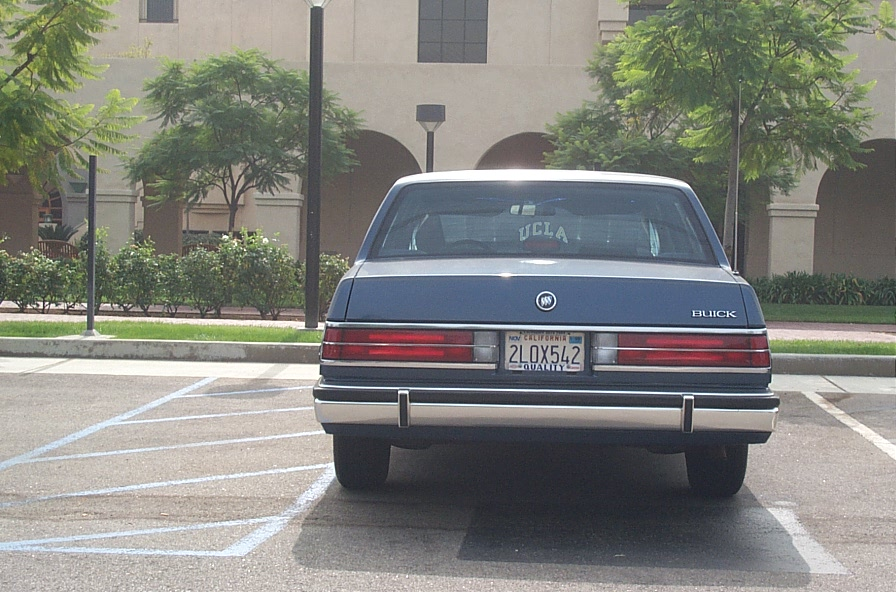
//> input picture cars_markus/image_0001.jpg, 896 x 592 px; its folder holds only this picture in this run
$ ./Source   (built with g++ and OpenCV 4)
//> lines starting //> are read from the running program, lines starting //| are printed output that depends on the picture; after the words box and inside, x2 and y2 are one past the last pixel; in counts of white or black regions, pixels touching at a corner belong together
### SymmetryCheck.h
#ifndef SYMMETRYCHECK_H
#define SYMMETRYCHECK_H

#include <opencv2/core/core.hpp>
#include "opencv2/imgproc/imgproc.hpp"	// cvtColor()

#define SSIM_SIZE 8
#define SSIM_STEP 8

// image <- whole image
// ROI <- ROI location found from previous steps
std::pair<double, double> SymmetryCheck(const cv::Mat &image, cv::Rect &ROI);

#endif // !SYMMETRYCHECK_H

### HypothesisVerification.h
#ifndef HYPOTHESISVERIFICATION_H
#define HYPOTHESISVERIFICATION_H

#include "SymmetryCheck.h"

std::vector<std::pair<int, int>> HypothesisVerification(const cv::Mat &image, const std::vector<cv::Rect> &ROI);

#endif // !HYPOTHESISVERIFICATION_H

### MorphologicalLightsPairing.h
#ifndef MORPHOLOGICALLIGHTSPAIRING_H
#define MORPHOLOGICALLIGHTSPAIRING_H

#include "opencv2/imgproc/imgproc.hpp"
#include <list>

std::vector<cv::Rect> MorphologicalLightsPairing(cv::Mat binaryI, cv::Mat &cimage);

#endif MORHOLOGICALLIGHTSPAIRING_H // !MORHOLOGICALLIGHTSPAIRING_H

### FastRadialSymmetryTransform.h
#ifndef FASTRADIALSYMMETRYTRANSFORM_H
#define FASTRADIALSYMMETRYTRANSFORM_H

#include <opencv2/core/core.hpp>
#include <opencv2/imgproc/imgproc.hpp>	// Sobel

// mode <- 0: Bright symmetry,
		// 1: Dark symmetry,
		// else: both
		// DEFAULT = 0
// alpha <- symmetry strictness, DEFAULT = 1
// [radiusMin, radiusMax] <- range to check for symmetry, DEFAULT = [1,5]
// gradientThreshold <- gradients with magnitude bellow this won't be considered, DEFAULT = 0
cv::Mat FastRadialSymmetryTransform(const cv::Mat &image, const int &mode = 0, const int &alpha = 1, const double &gradientThreshold = 0, const int &radiusMin = 1, const int &radiusMax = 5);

#endif FASTRADIALSYMMETRYTRANSFORM_H  // !FASTRADIALSYMMETRYTRANSFORM_H

### CannyEdgeDetector.h
#ifndef CANNYEDGEDETECTOR_H
#define CANNYEDGEDETECTOR_H

#include <opencv2/core/core.hpp>
#include "opencv2/imgproc/imgproc.hpp" // filter2D
#include <math.h> // hypot, atan2
#include <deque>
#include <opencv2/highgui/highgui.hpp>	//imshow

#define PI 3.14159265
#define THRESHOLD_HIGH 0.25	// Multiplication factor of max value
#define THRESHOLD_LOW 0.1

void CannyEdgeDetector(const cv::Mat &image);

#endif // !HORIZONTALEDGEDETECTION_H

### HorizontalEdgeBoundaries.h
#ifndef HORIZONTALEDGEBOUNDARIES_H
#define HORIZONTALEDGEBOUNDARIES_H

#include "CannyEdgeDetector.h"
#include <opencv2/core/core.hpp>
#include <vector>

void HorizontalEdgeBoundaries(const cv::Mat &image);

#endif // !HORIZONTALEDGEDETECTION_H

### OtsusThreshold.h
#ifndef OTSUSTHRESHOLD_H
#define OTSUSTHRESHOLD_H

#include <opencv2/highgui/highgui.hpp>
#include <vector>

#define NUMBEROFBINS 256	// range of image, grayscale => 2^8

void OtsusThreshold(cv::Mat &image);

#endif OTSUSTHRESHOLD_H  // !OTSUSTHRESHOLD_H

### RedColorSegmentation.h
#ifndef REDCOLORSEGMENTATION_H
#define REDCOLORSEGMENTATION_H

#include <opencv2/highgui/highgui.hpp>
#include <opencv2/imgproc/imgproc.hpp>	// cvtColor
#include <opencv2/contrib/contrib.hpp>	// applyColorMap

cv::Mat RedColorSegmentation(const cv::Mat &image);

#endif REDCOLORSEGMENTATION_H  // !REDCOLORSEGMENTATION_H

### HypothesisVerification.cpp
#include "HypothesisVerification.h"

std::vector<std::pair<int, int>> HypothesisVerification(const cv::Mat &image, const std::vector<cv::Rect> &ROI) {
	// -----------------------------------------
	// Apply SymmetryCheck on candidate areas
	//int font = cv::FONT_HERSHEY_SIMPLEX;
	std::vector<std::pair<int, int>> maxROIs;
	for (size_t i = 0; i < ROI.size(); ++i) {
		std::pair<double, double> SC = SymmetryCheck(image, ROI[i]);
		double MAE = SC.first, SSIM = SC.second;

		if (SSIM >= 0.2 || (MAE <= 22 && MAE >= 8)) {
			int	tempArea = ROI[i].area();
			if (!maxROIs.size()) {
				maxROIs.push_back(std::make_pair(tempArea, static_cast<int>(i)));
				continue;
			}

			// If two overlap, keep the largest
			std::vector<std::pair<int, int>>::iterator it;
			int max = 1;
			for (it = maxROIs.begin(); it != maxROIs.end(); ++it) {
				int overlap = (ROI[i] & ROI[it->second]).area();
				if (it->first >= tempArea && overlap) {
					max = 0;
					break;
				}
				else if (it->first < tempArea && overlap){
					it->first = tempArea;
					it->second = static_cast<int>(i);
					max = 0;
				}
			}

			if (max)
				maxROIs.push_back(std::make_pair(tempArea, static_cast<int>(i)));
		}
	}

	return maxROIs;
}

### MorphologicalLightsPairing.cpp
#include "MorphologicalLightsPairing.h"

// binaryI -> uchar (0 or 1)
// binaryI uchar => up to 255 different label (0 is background) and in first pass
// For larger images than the ones used in this application, a different data type is needed
std::vector<cv::Rect> MorphologicalLightsPairing(cv::Mat binaryI, cv::Mat &cimage) {
	// --------------------------------------------------------------------------
	// For each region on binary image, find ellipse with similar second moments
	std::vector<std::list<cv::Point> > contours;
	std::vector<cv::RotatedRect> found;
	std::vector<cv::Rect> ROILocation;
	int rows = binaryI.rows, cols = binaryI.cols;

	// --------------------------------------------------------------------------
	// Connected Component Labeling
	// Two-pass algorithm
	int label = 1, labeltemp;
	std::vector<std::vector<int>> equivalentLabels;

	// First Pass
	for (int i = 0; i < rows; ++i)
	for (int j = 0; j < cols; ++j) {
		if (binaryI.at<uchar>(i, j)) {
			labeltemp = 0;
			// Check left and upper neighbour
			if (i - 1 >= 0)
				labeltemp = binaryI.at<uchar>(i - 1, j);

			if (j - 1 >= 0 && binaryI.at<uchar>(i, j - 1)) {
				// Record equality between two labels(if exists) and keep smaller
				if (!labeltemp)
					labeltemp = binaryI.at<uchar>(i, j - 1);
				else if (labeltemp > binaryI.at<uchar>(i, j - 1)) {
					equivalentLabels[labeltemp - 1].push_back(binaryI.at<uchar>(i, j - 1));
					labeltemp = binaryI.at<uchar>(i, j - 1);
				}
				else if (labeltemp < binaryI.at<uchar>(i, j - 1))
					equivalentLabels[binaryI.at<uchar>(i, j - 1) - 1].push_back(labeltemp);
			}

			if (labeltemp) {
				// Assign neigbour label
				binaryI.at<uchar>(i, j) = labeltemp;
				contours[labeltemp - 1].push_back(cv::Point(i, j));
			}
			else {
				// Create new label
				std::list<cv::Point> myList;
				myList.push_back(cv::Point(i, j));
				contours.push_back(myList);
				equivalentLabels.push_back(std::vector<int> {});
				binaryI.at<uchar>(i, j) = label++;
			}
		}

	}

	// Second Pass
	int loop = 1;
	for (std::vector<std::vector<int>>::reverse_iterator i = equivalentLabels.rbegin(); i != equivalentLabels.rend(); ++i) {
		int temp = label - loop + 1;
		// Find smallest equivalent label
		for (std::vector<int>::iterator it = i->begin(); it != i->end(); ++it) {
			if (*it && temp > *it)
				temp = *it;
		}

		// Union the pixels of the equivalent labels
		if (temp != label - loop + 1) {
			contours[temp - 1].splice(contours[temp - 1].end(), contours[label - loop - 1]);

			// Update equality between labels
			for (std::vector<int>::iterator it = i->begin(); it != i->end(); ++it) {
				if (*it && temp < *it)
					equivalentLabels[*it - 1].push_back(temp);
			}
		}

		++loop;
	}

	// [13 lines of commented-out code are left out]
	for (size_t j = 0; j < contours.size(); ++j) {
		int samples = contours[j].size();
		if (samples < 10)
			continue;

		// Find Mean(X) and Mean(Y^2) for both X and Y and
		// Sum(Xi*Yi)
		double meanX = 0.0, meanX2 = 0.0, meanY = 0.0, meanY2 = 0.0;
		double covXY = 0.0;
		for (std::list<cv::Point>::iterator it = contours[j].begin(); it != contours[j].end(); ++it) {
			meanX += it->x;
			meanX2 += it->x * it->x;
			meanY += it->y;
			meanY2 += it->y * it->y;
			covXY += it->x * it->y;
		}
		meanX *= 1.0 / samples;
		meanY *= 1.0 / samples;
		meanX2 *= 1.0 / samples;
		meanY2 *= 1.0 / samples;

		// Find Variance
		double varX = meanX2 - meanX * meanX;
		double varY = meanY2 - meanY * meanY;

		// Find Covariance of X and Y
		covXY *= 1.0 / (samples);
		covXY -= meanX * meanY;

		// Construct Covariance Matrix
		cv::Mat covarianceMatrix = (cv::Mat_<double>(2, 2) << varX, covXY, covXY, varY);

		// Calculate EigenVectors and EigenValues of Covariance Matrix
		cv::Mat eigenValues, eigenVectors;
		cv::eigen(covarianceMatrix, eigenValues, eigenVectors);

		// Find ellipse representing the Covariance Matrix (== found region)
		int x = static_cast<int>(meanX), y = static_cast<int>(meanY);
		int semiMajorAxis = static_cast<int>(sqrt(eigenValues.at<double>(0, 0))), semiMinorAxis = static_cast<int>(sqrt(eigenValues.at<double>(1, 0)));
		semiMajorAxis *= 2.14593, semiMinorAxis *= 2.14593;

		// Find angle of major axis with x-axis of image
		double angle = atan2(eigenVectors.at<double>(0, 0), eigenVectors.at<double>(0, 1));
		if (angle < 0)
			angle += 6.28318530718;

		angle = 180 * angle / 3.14159265359;

		// Draw found ellipse
		//cv::ellipse(cimage, cv::Point(y, x), cv::Size(semiMajorAxis, semiMinorAxis), angle, 0, 360, cv::Scalar(255, 255, 255), 2);

		// Save found ellipse
		found.push_back(cv::RotatedRect(cv::Point(y, x), cv::Size(semiMajorAxis, semiMinorAxis), angle));
	}

	// --------------------------------------------------------------------------
	// Check for aligned ellipses
	std::vector<std::vector<int>> foundPairs(found.size());
	for (int i = 0; i < found.size(); ++i) {
		cv::RotatedRect ellipse1 = found[i];
		// --------------------------------------------
		// For case of red vehicles or single red light
		if (ellipse1.size.width * 2 >= rows / 4.0 && ellipse1.angle <= 15 && ellipse1.angle >= -15) {
			int col1 = static_cast<int>(ellipse1.center.x), row1 = static_cast<int>(ellipse1.center.y);

			// Define vertical boundaries of the Candidate area
			// as the extreme points of the rear lights
			int foundRow, foundCol1, foundCol2, foundHeight, foundWidth;
			foundWidth = static_cast<int>(0.8*ellipse1.size.width);
			foundCol1 = col1 - foundWidth;
			foundCol2 = col1 + foundWidth;
			foundRow = row1;

			if (foundCol1 < 0)
				foundCol1 = 0;
			if (foundCol2 >= cimage.cols)
				foundCol2 = cimage.cols - 1;

			foundWidth = foundCol2 - foundCol1;
			//foundHeight = foundWidth;
			foundHeight = static_cast<int>(0.5*foundWidth);
			foundRow -= static_cast<int>(foundHeight / 2);
			if (foundRow < 0)
				foundRow = 0;
			if (foundHeight + foundRow > cimage.rows)
				foundHeight = cimage.rows - foundRow;

			ROILocation.push_back(cv::Rect(foundCol1, foundRow, foundWidth, foundHeight));
		}

		// --------------------------------------------
		// Check for aligned ellipses
		std::vector<std::pair<float, int>> similarityVector;
		for (int j = 0; j < found.size(); ++j) {
			if (j == i)
				continue;
			cv::RotatedRect ellipse2 = found[j];

			// Find if pair already exists
			std::vector<int>::iterator it;
			for (it = foundPairs[i].begin(); it != foundPairs[i].end(); ++it)
			if (*it == j)
				break;

			if (it != foundPairs[i].end())
				continue;

			cv::Mat img = cimage.clone();
			cv::line(img, ellipse1.center, ellipse2.center, 0, 3);

			// Find if the centers are aligned
			double angle = atan((ellipse1.center.y - ellipse2.center.y) / (ellipse1.center.x - ellipse2.center.x));
			angle *= 180.0 / 3.14159265358979323846;
			double ar1 = ellipse1.size.area(), ar2 = ellipse2.size.area();
			if (angle <= 5 && angle >= -5 && ellipse1.size.area() / ellipse2.size.area() <= 3 && ellipse2.size.area() / ellipse1.size.area() <= 3) {
				// Record found pair
				foundPairs[i].push_back(j);
				foundPairs[j].push_back(i);

				int col1 = static_cast<int>(ellipse1.center.x), row1 = static_cast<int>(ellipse1.center.y);
				int col2 = static_cast<int>(ellipse2.center.x), row2 = static_cast<int>(ellipse2.center.y);

				// Define vertical boundaries of the Candidate area
				// as the extreme points of the rear lights
				int foundRow1, foundCol1, foundRow2, foundCol2, foundHeight, foundWidth;
				if (col1 < col2) {
					foundCol1 = col1 - static_cast<int>(ellipse1.size.width / 2);
					foundRow1 = row1;
					foundCol2 = col2 + static_cast<int>(ellipse2.size.width / 2);
					foundRow2 = row2;
				}
				else {
					foundCol1 = col2 - static_cast<int>(ellipse2.size.width / 2);
					foundRow1 = row2;
					foundCol2 = col1 + static_cast<int>(ellipse1.size.width / 2);
					foundRow2 = row1;
				}

				if (foundCol1 < 0)
					foundCol1 = 0;
				if (foundCol2 >= cimage.cols)
					foundCol2 = cimage.cols - 1;
				foundWidth = foundCol2 - foundCol1;
				//foundHeight = foundWidth;
				foundHeight = static_cast<int>(0.5*foundWidth);
				foundRow1 -= static_cast<int>(foundHeight / 2);
				if (foundRow1 < 0)
					foundRow1 = 0;
				if (foundHeight + foundRow1 > cimage.rows)
					foundHeight = cimage.rows - foundRow1;

				ROILocation.push_back(cv::Rect(foundCol1, foundRow1, foundWidth, foundHeight));
			}

		}
	}

	return ROILocation;
}

### FastRadialSymmetryTransform.cpp
#include "FastRadialSymmetryTransform.h"

// mode <- 0: Bright symmetry,
		// 1: Dark symmetry,
		// else: both
		// DEFAULT = 0
// alpha <- symmetry strictness, DEFAULT = 1
// [radiusMin, radiusMax] <- range to check for symmetry, DEFAULT = [1,5]
// gradientThreshold <- gradients with magnitude bellow this won't be considered, DEFAULT = 0
cv::Mat FastRadialSymmetryTransform(const cv::Mat &image, const int &mode, const int &alpha, const double &gradientThreshold, const int &radiusMin, const int &radiusMax) {
	int rows = image.rows, cols = image.cols;
	int offset = radiusMax;
	cv::Mat output = cv::Mat::zeros(rows + 2 * offset, cols + 2 * offset, CV_64FC1);
	int BRIGHT = 0, DARK = 0;
	if (!mode) {
		BRIGHT = 1;
	}
	else if (mode == 1) {
		DARK = 1;
	}
	else {
		BRIGHT = 1;
		DARK = 1;
	}


	// Calculate gradient of image
	cv::Mat Gx(rows, cols, CV_64FC1), Gy(rows, cols, CV_64FC1);
	cv::Mat edgeMaskX = (cv::Mat_<float>(3, 1) << 1, 1, 1);
	cv::Mat edgeMaskY = (cv::Mat_<float>(1, 3) << -1, 0, 1);
	cv::Mat GradientMagnitude(rows, cols, CV_64FC1);
	double max = -1, temp;

	filter2D(image, Gx, CV_64F, edgeMaskX, cv::Point(-1, -1), 0, cv::BORDER_DEFAULT);
	filter2D(image, Gy, CV_64F, edgeMaskY, cv::Point(-1, -1), 0, cv::BORDER_DEFAULT);

	for (int i = 0; i < rows; ++i)
	for (int j = 0; j < cols; ++j) {
		temp = sqrt(Gx.at<double>(i, j)*Gx.at<double>(i, j) + Gy.at<double>(i, j) * Gy.at<double>(i, j));
		GradientMagnitude.at<double>(i, j) = temp;
		if (temp > max)
			max = temp;
	}

	// Calculate which pixels effects each edge point
	for (int radius = radiusMin; radius <= radiusMax; radius += 2) {
		// Initialize Orientation and Projection images to '0'
		cv::Mat O = cv::Mat::zeros(rows + 2 * offset, cols + 2 * offset, CV_64FC1);
		cv::Mat M = cv::Mat::zeros(rows + 2 * offset, cols + 2 * offset, CV_64FC1);
		cv::Mat F = cv::Mat::zeros(rows + 2 * offset, cols + 2 * offset, CV_64FC1);

		int gradientRadiusX, gradientRadiusY;
		for (int i = 0; i < rows; ++i)
		for (int j = 0; j < cols; ++j) {
			temp = GradientMagnitude.at<double>(i,j);
			if (temp > gradientThreshold * max) {
				gradientRadiusX = static_cast<int>(round(Gx.at<double>(i, j) / temp)) * radius;
				gradientRadiusY = static_cast<int>(round(Gy.at<double>(i, j) / temp)) * radius;

				if (BRIGHT) {
					O.at<double>(i + gradientRadiusX + offset, j + gradientRadiusY + offset) += 1;
					M.at<double>(i + gradientRadiusX + offset, j + gradientRadiusY + offset) += temp;
				}
				if (DARK) {
					O.at<double>(i - gradientRadiusX + offset, j - gradientRadiusY + offset) -= 1;
					M.at<double>(i - gradientRadiusX + offset, j - gradientRadiusY + offset) -= temp;
				}
			}
		}

		// Calcualte the radial symmetry contribution 'F' at spesific radius range
		double min, max;
		cv::minMaxIdx(abs(M), &min, &max);
		M = M / max;

		O = abs(O);
		cv::minMaxIdx(O, &min, &max);
		O = O / max;

		pow(O, alpha, O);
		F = O.mul(M);

		// Apply Gaussian with window size of idx x idy and std = 0.25*radius
		// gaussian kernel must be odd x odd
		int idx = static_cast<int>(1.5*radius), idy = static_cast<int>(1.5*radius);
		if (idx % 2 == 0) {
			++idx;
			++idy;
		}
		double stdv = idx * 0.25;
		GaussianBlur(F, F, cv::Size(radius, radius), stdv);
		output += F;
	}


	return output(cv::Rect(offset, offset, cols, rows));
}

### OtsusThreshold.cpp
#include "OtsusThreshold.h"

void OtsusThreshold(cv::Mat &image) {
	// Calculate histogram
	int rows = image.rows, cols = image.cols;
	std::vector<double> histogram(NUMBEROFBINS);
	for (int i = 0; i < rows; ++i)
	for (int j = 0; j < cols; ++j)
		histogram[image.at<uchar>(i, j)] += 1;

	// Find total meanValue
	// histogram -> probability density function
	double meanValue = 0.0;
	for (int i = 0; i < NUMBEROFBINS; ++i) {
		histogram[i] *= 1.0 / (rows*cols);
		meanValue += i * histogram[i];
	}

	// Find threshold that maximize inter-class variance
	double cumulativeDestinyF1 = 0.0, mean1 = 0.0, mean2, sumB = 0.0, maxValue = 0.0, tempValue, threshold;
	for (int i = 0; i < NUMBEROFBINS; ++i) {
		cumulativeDestinyF1 += histogram[i];
		if (!cumulativeDestinyF1)
			continue;
		sumB += i * histogram[i];
		mean1 = sumB / cumulativeDestinyF1;
		mean2 = (meanValue - cumulativeDestinyF1*mean1) / (1.0 - cumulativeDestinyF1);

		tempValue = cumulativeDestinyF1 * (1 - cumulativeDestinyF1) * (mean1 - mean2) * (mean1 - mean2);
		if (tempValue > maxValue) {
			maxValue = tempValue;
			threshold = i;
		}
	}

	// Apply threshold
	for (int i = 0; i < rows; ++i)
	for (int j = 0; j < cols; ++j)
	if (image.at<uchar>(i, j) > threshold)
		image.at<uchar>(i, j) = 1;
	else
		image.at<uchar>(i, j) = 0;
}

### RedColorSegmentation.cpp
#include "RedColorSegmentation.h"

cv::Mat RedColorSegmentation(const cv::Mat &image) {
	// Convert RGB to L*a*b*
	cv::Mat image_out;
	cvtColor(image, image_out, CV_BGR2Lab);

	// Keep only positive of a* channel
	cv::Mat redComponent(image_out.rows, image_out.cols, CV_8UC1);
	int ch[] = {1, 0};
	mixChannels(&image_out, 1, &redComponent, 1, ch, 1);

	// Keep red subspace from red-green (positive of a* channel)
	for (int i = 0; i < redComponent.rows; ++i)
	for (int j = 0; j < redComponent.cols; ++j) {
		if (redComponent.at<uchar>(i, j) <= 127)
			redComponent.at<uchar>(i, j) = 0;
		else {
			redComponent.at<uchar>(i, j) -= 127;
			redComponent.at<uchar>(i, j) *= 2;
		}
	}

	return redComponent;
}

### Source.cpp
#include <opencv2/highgui/highgui.hpp>
#include <iostream>
#include <sstream>  //  ostringstream
#include <iomanip>	// std::setprecision()

#include "RedColorSegmentation.h"
#include "OtsusThreshold.h"
#include "HorizontalEdgeBoundaries.h"
#include "FastRadialSymmetryTransform.h"
#include "MorphologicalLightsPairing.h"
#include "HypothesisVerification.h"

int main() {
	// Open test video
	const std::string folder_pos = "cars_markus/";
	int samples_num;

	// vectors to store all filenames of images
	std::vector<std::string> test_samples;

	// Get all filenames for testing images from folder
	cv::glob(folder_pos, test_samples, true);

	// Get number of images
	samples_num = static_cast<int>(test_samples.size());

	// Create a window for display.
	cv::namedWindow("Display window", cv::WINDOW_AUTOSIZE);
	for (int loop = 0; loop < samples_num; ++loop) {
		// Read image
		cv::Mat image = cv::imread(test_samples[loop]);
//> image is the input picture: 592 rows x 896 cols, CV_8UC3; mean B, G, R 125.3, 131, 130

		// -----------------------------------------
		// Resize but keep ratio
		double ratio = static_cast<double>(image.rows) / image.cols;
		if (ratio < 1) {
			int x = static_cast<int>(360 * ratio);
			cv::resize(image, image, cv::Size(360, x));
//> image: 237 rows x 360 cols, CV_8UC3
		}
		else {
			int x = static_cast<int>(360 * (1.0 / ratio));
			cv::resize(image, image, cv::Size(x, 360));
		}

		// -----------------------------------------
		// Keep only red subspace of image
		cv::Mat redI = RedColorSegmentation(image);
//> in RedColorSegmentation, `mixChannels(&image_out, 1, &redComponent, 1, ch, 1);`:
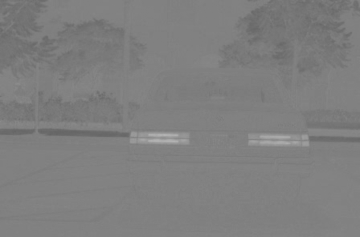
//> redComponent: 237 rows x 360 cols, CV_8UC1; min 101, max 180, mean 126.8
//> after the loop in RedColorSegmentation, `for (int i = 0; i < redComponent.rows; ++i)`:
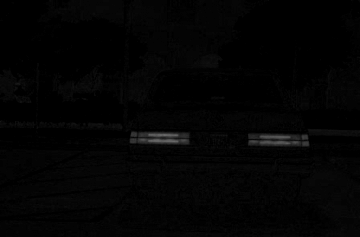
//> redComponent: 237 rows x 360 cols, CV_8UC1; min 0, max 106, mean 3.6

		// -----------------------------------------
		// Apply Fast Radial Symmetry Transform
		int mode = 2;
		int alpha = 1;
		int radiusMin = 5, radiusMax = 21;
		double gradientThreshold = 0.2;
		cv::Mat myR = FastRadialSymmetryTransform(redI, mode, alpha, gradientThreshold, radiusMin, radiusMax);
//> the loop in FastRadialSymmetryTransform, `for (int i = 0; i < rows; ++i)` made 237 passes
//> (temp, max) on passes 1 to 3: (20, 26.08), (16, 26.08), (8, 26.08)
//> after the loop in FastRadialSymmetryTransform, `for (int i = 0; i < rows; ++i)`: temp = 18; max = 290
//> the loop in FastRadialSymmetryTransform, `for (int radius = radiusMin; radius <= radiusMax; radius += 2)` made 9 passes
//> gradientRadiusX on passes 1 to 8: 5, 7, 9, 11, 13, 15, 17, 19
//> pass 1, in FastRadialSymmetryTransform, `M = M / max;`:
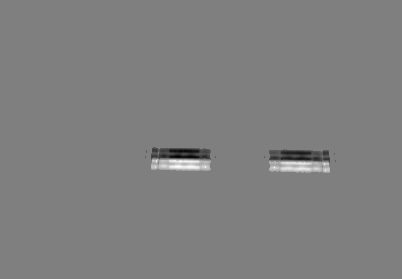
//> M: 279 rows x 402 cols, CV_64FC1; min -1, max 1, mean 0; drawn with min black and max white
//> pass 1, in FastRadialSymmetryTransform, `O = O / max;`:
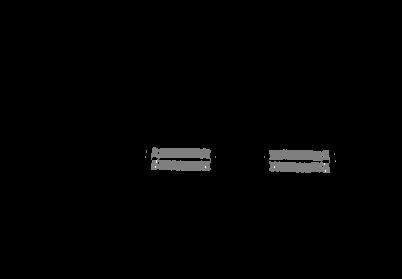
//> O: 279 rows x 402 cols, CV_64FC1; min 0, max 1, mean 0.0107
//> pass 1, in FastRadialSymmetryTransform, `F = O.mul(M);`:
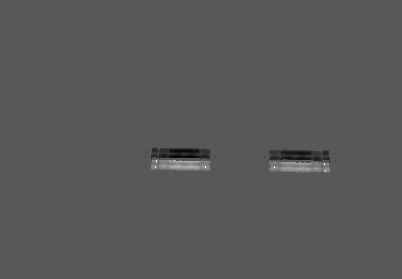
//> F: 279 rows x 402 cols, CV_64FC1; min -0.5, max 0.937, mean -1.26e-05; drawn with min black and max white
//> pass 1, in FastRadialSymmetryTransform, `GaussianBlur(F, F, cv::Size(radius, radius), stdv);`:
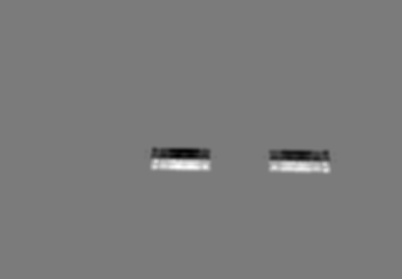
//> F: 279 rows x 402 cols, CV_64FC1; 3.21% of pixels changed, all inside (x1, y1, x2, y2) = (143, 145, 338, 175); drawn with min black and max white
//> after the loop in FastRadialSymmetryTransform, `for (int radius = radiusMin; radius <= radiusMax; radius += 2)`:
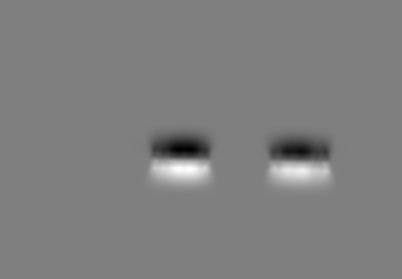
//> output: 279 rows x 402 cols, CV_64FC1; min -2.02, max 2.02, mean 0.00031; drawn with min black and max white
//> after the loop in FastRadialSymmetryTransform, `for (int radius = radiusMin; radius <= radiusMax; radius += 2)`: temp = 18
//> (the rest of the program and of its run is left out)
